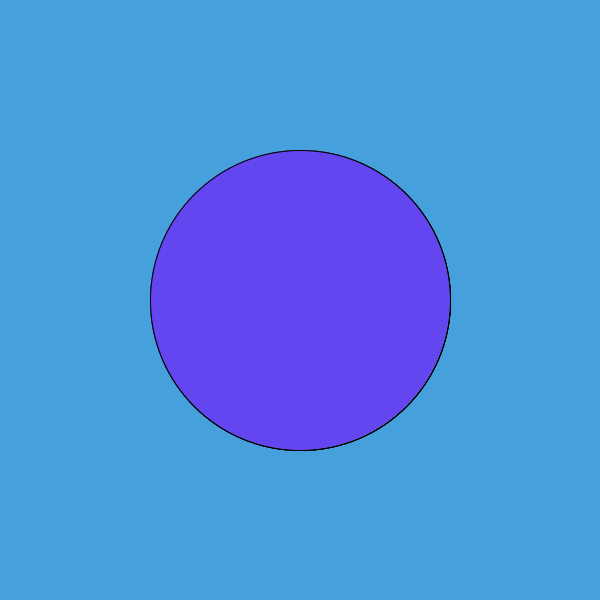
Frame 1 (no input)
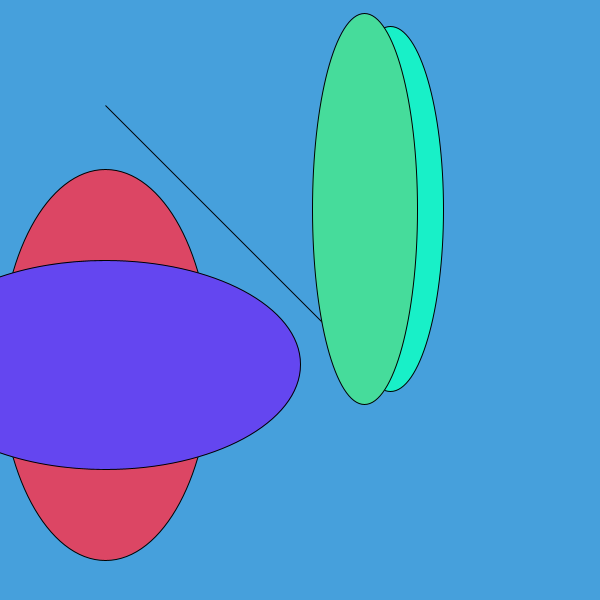
Frame 60 (the mouse pressed at the canvas centre just before this capture)
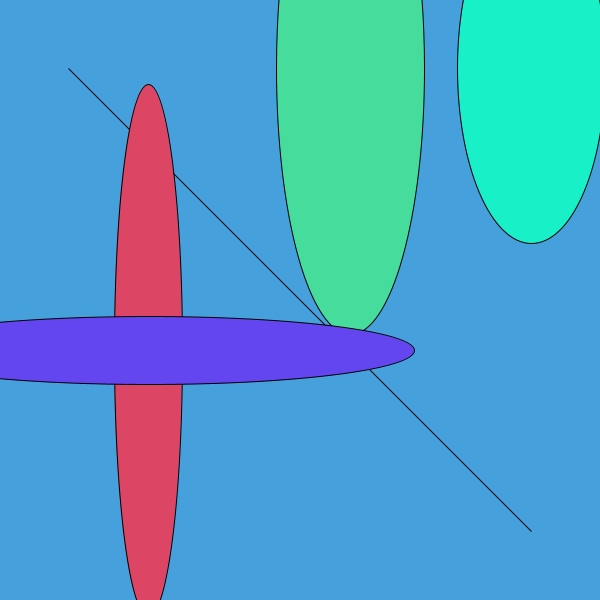
Frame 120 (the mouse held since frame 60 and released just before this capture)

The Processing sketch that drew these frames (run headless with seeded random() and noise(); from frame 60 on, the mouse is pressed at the canvas centre):

// Processing sketch: processing_112872
// ── processing_112872.pde

float xPos;
float yPos;
float zPos;
float cPos; //declares the positons 

float a = 10; //causes the changes to happen

void setup(){
size(600,600);
background(70,160,220);
xPos = width/2;
yPos = height/2;
zPos = width/2;
cPos = height/2; // controlls starting sizes of the circles

}// background setup

void draw(){
background(70,160,220);
quad(xPos,xPos,yPos,yPos,zPos,zPos,cPos,cPos);
{
ellipse(xPos,zPos,cPos,yPos);
fill(24,240,200);
}

{
ellipse(yPos,cPos,xPos,zPos);
fill(70,220,155);
}

{
ellipse(zPos,cPos,xPos,yPos);
fill(100,70,240);
}

{
ellipse(xPos,zPos,yPos,cPos);
fill(220,70,100);
}// they all have diffrent a diffrent order when it comes to positions
a=a+1; //uses the A variable and increces the sizes and such

float xchange = cos(radians(a));
float ychange = sin(radians(a));
float zchange = cos(radians(a));
float cchange = sin(radians(a));//controlls the ellipses stretching qualities

xPos -= xchange*4.5;
yPos += ychange*2.5;
zPos += zchange*1.5;
cPos -= cchange*2.5; //changes their positions and how drastically the ellipses move and change

}
